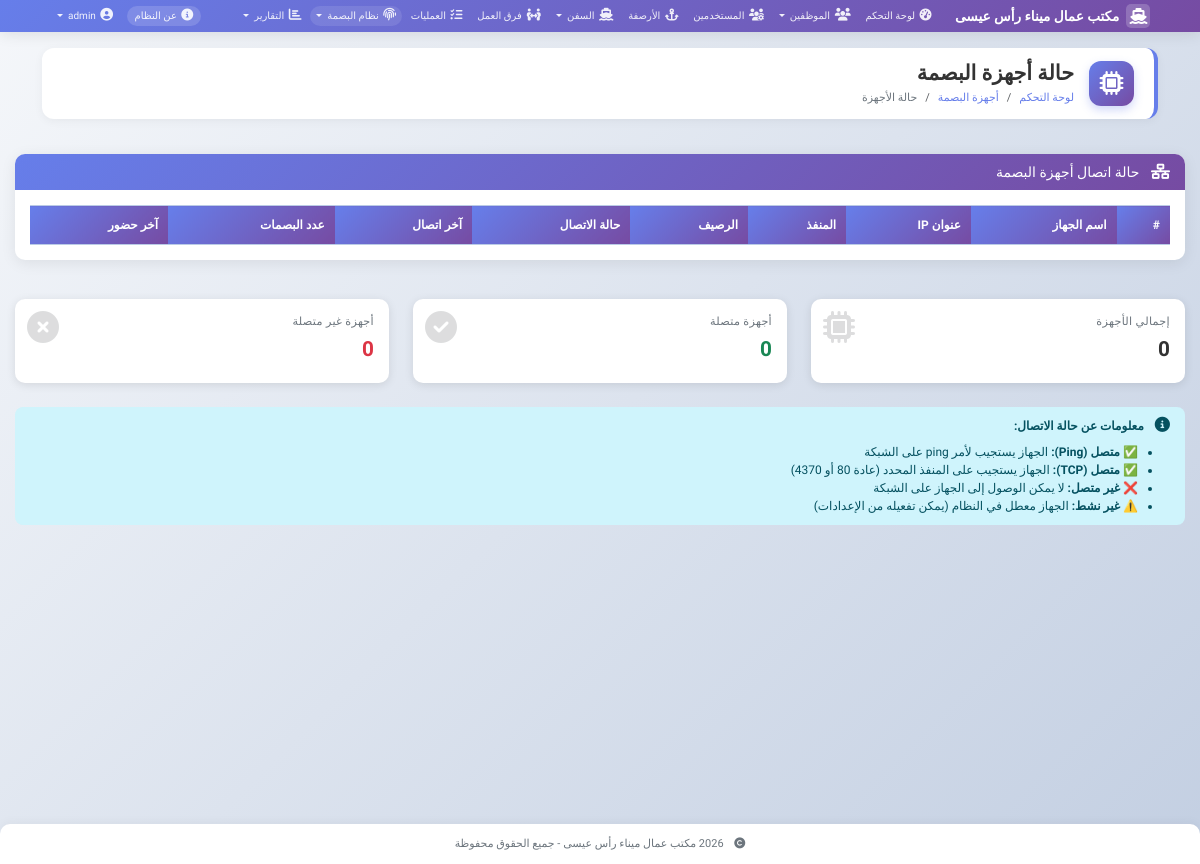
The app's page /fingerprint/devices/status (signed in), older data.
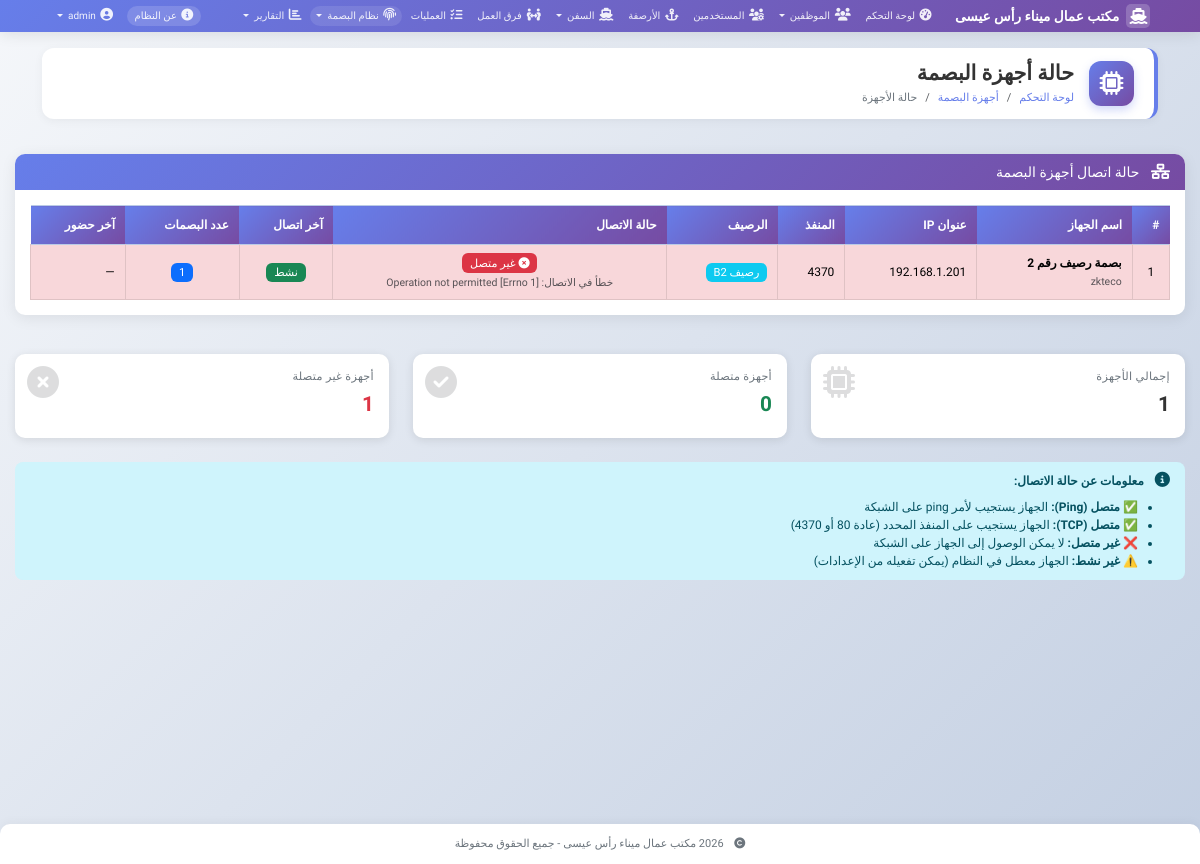
The same page, newer data.
### models.py (models this page shows, shortened)
class FingerprintDevice(db.Model):
    __tablename__ = 'fingerprint_devices'
    id = db.Column(db.Integer, primary_key=True)
    device_name = db.Column(db.String(100), nullable=False)
    device_ip = db.Column(db.String(50))
    device_port = db.Column(db.Integer, default=80)
    device_type = db.Column(db.String(50))
    berth_id = db.Column(db.Integer, db.ForeignKey('berths.id'), nullable=True)
    is_active = db.Column(db.Boolean, default=True)
    created_at = db.Column(db.DateTime, default=datetime.utcnow)
    last_sync = db.Column(db.DateTime)
    berth = db.relationship('Berth', foreign_keys=[berth_id], back_populates='fingerprint_devices')
    enrolled_employees = db.relationship('FingerprintEnrollment', foreign_keys='FingerprintEnrollment.device_id', back_populates='device', cascade='all, delete-orphan')
    attendance_logs = db.relationship('AttendanceLog', foreign_keys='AttendanceLog.device_id', back_populates='device', cascade='all, delete-orphan')

class Berth(db.Model):
    __tablename__ = 'berths'
    id = db.Column(db.Integer, primary_key=True)
    number = db.Column(db.String(10), unique=True, nullable=False)
    length = db.Column(db.Float)
    depth = db.Column(db.Float)
    is_available = db.Column(db.Boolean, default=True)
    current_ship_id = db.Column(db.Integer, db.ForeignKey('ships.id'), nullable=True)
    notes = db.Column(db.Text)
    current_ship = db.relationship('Ship', foreign_keys=[current_ship_id])
    fingerprint_devices = db.relationship('FingerprintDevice', foreign_keys='FingerprintDevice.berth_id', back_populates='berth')

### app.py (the view)
@app.route('/fingerprint/devices/status')
@login_required
def fingerprint_devices_status():
    if not current_user.is_admin():
        flash('ليس لديك صلاحية للوصول إلى هذه الصفحة', 'danger')
        return redirect(url_for('dashboard'))
    devices = FingerprintDevice.query.all()
    devices_status = []
    for device in devices:
        status = get_device_status(device.id)
        devices_status.append(status)
    return render_template('fingerprint/devices_status.html', devices_status=devices_status)

### app.py (called while the page is built)
@app.context_processor
def inject_now():
    from datetime import datetime
    return {'now': datetime.now}

@app.context_processor
def inject_now():
    from datetime import datetime
    return {'now': datetime.now}

@login_manager.user_loader
def load_user(user_id):
    return User.query.get(int(user_id))

### models.py (called while the page is built)
    def is_admin(self):
        return self.role == 'admin'

### templates/fingerprint/devices_status.html (shortened to what the changed rows need)
{% extends "base.html" %}
{% block content %}
<div class="row">
    <div class="col-12">
        <div class="card">
            <div class="card-body">
                <div class="table-responsive">
                    <table class="table table-hover table-bordered" id="devicesStatusTable">
                        <thead class="table-primary">
                            <tr>
                                <th>#</th>
                                <th>اسم الجهاز</th>
                                <th>عنوان IP</th>
                                <th>المنفذ</th>
                                <th>الرصيف</th>
                                <th>حالة الاتصال</th>
                                <th>آخر اتصال</th>
                                <th>عدد البصمات</th>
                                <th>آخر حضور</th>
                             </thead>
                        <tbody>
                            {% for status in devices_status %}
                             <tr class="{% if status.connection.connected %}table-success{% else %}table-danger{% endif %}">
                                  <td class="text-center">{{ loop.index }}</td>
                                  <td>
                                     <strong>{{ status.device.name }}</strong>
                                     <br>
                                     <small class="text-muted">{{ status.device.type }}</small>
                                   </td>
                                  <td>{{ status.device.ip or '—' }}</td>
                                  <td>{{ status.device.port }}</td>
                                  <td>
                                    {% if status.device.berth %}
                                        <span class="badge bg-info">رصيف {{ status.device.berth }}</span>
                                    {% else %}
                                        <span class="text-muted">غير مرتبط</span>
                                    {% endif %}
                                   </td>
                                  <td class="text-center">
                                    {% if status.connection.connected %}
                                        <span class="badge bg-success">
                                            <i class="fas fa-check-circle"></i> متصل
                                        </span>
                                        <br>
                                        <small class="text-muted">
                                            <i class="fas fa-{{ 'wifi' if status.connection.method == 'ping' else 'plug' }}"></i>
                                            {{ status.connection.method }}
                                        </small>
                                    {% else %}
                                        <span class="badge bg-danger">
                                            <i class="fas fa-times-circle"></i> غير متصل
                                        </span>
                                        <br>
                                        <small class="text-muted text-danger">
                                            {{ status.connection.error }}
                                        </small>
                                    {% endif %}
                                   </td>
                                  <td class="text-center">
                                    {% if status.device.is_active %}
                                        <span class="badge bg-success">نشط</span>
                                    {% else %}
                                        <span class="badge bg-secondary">غير نشط</span>
                                    {% endif %}
                                   </td>
                                  <td class="text-center">
                                    <span class="badge bg-primary">{{ status.statistics.enrollments_count }}</span>
                                   </td>
                                  <td>
                                    {{ status.statistics.last_attendance or '—' }}
                                   </td>
                                </tr>
                            {% endfor %}
                        </tbody>
                    </table>
                </div>
            </div>
        </div>
    </div>
</div>
<div class="row mt-4">
    <div class="col-md-4">
        <div class="stat-card">
            <i class="fas fa-microchip stat-icon"></i>
            <div class="stat-title">إجمالي الأجهزة</div>
            <div class="stat-value">{{ devices_status|length }}</div>
        </div>
    </div>
    <div class="col-md-4">
        <div class="stat-card">
            <i class="fas fa-times-circle stat-icon"></i>
            <div class="stat-title">أجهزة غير متصلة</div>
            <div class="stat-value text-danger">
                {{ devices_status|selectattr('connection.connected', 'equalto', false)|list|length }}
            </div>
        </div>
    </div>
</div>
{% endblock %}

Row changes from the older to the newer data that the page shows:
added FingerprintDevice: device.name "بصمة رصيف رقم 2", device.type "zkteco", device "192.168.1.201", device.port "4370"
now on this page (row unchanged): Berth: device.berth "B2"
Text that changed along with them:
{{ devices_status|length }}: "0" → "1"
new list line: "1 رصيف غير متصل خطأ في الاتصال: [Errno 1] Operation not permitted نشط 1 —"
text no longer shown: "0"
text now shown: "1"
